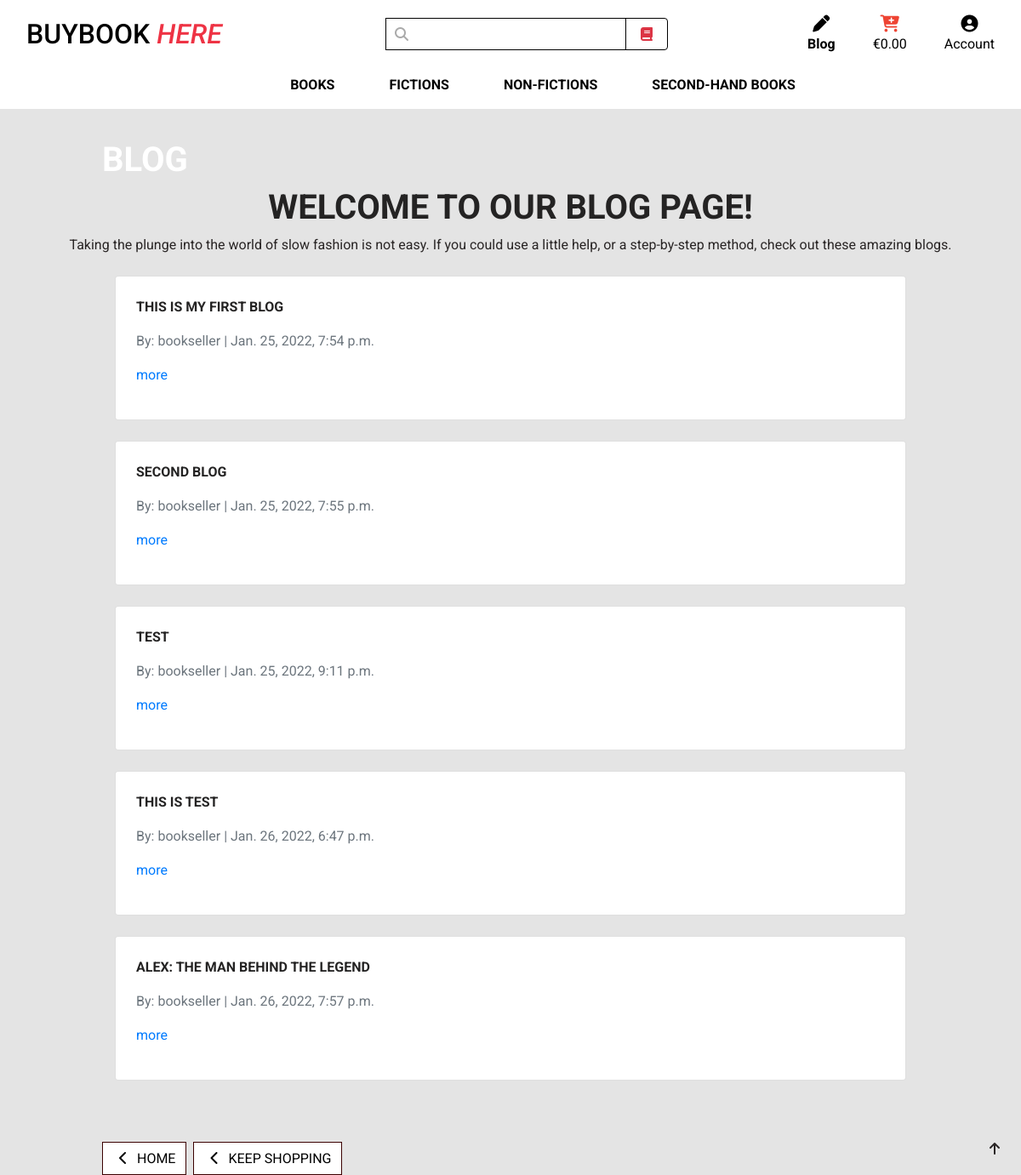
/blog/, run on an earlier commit of the app's database.
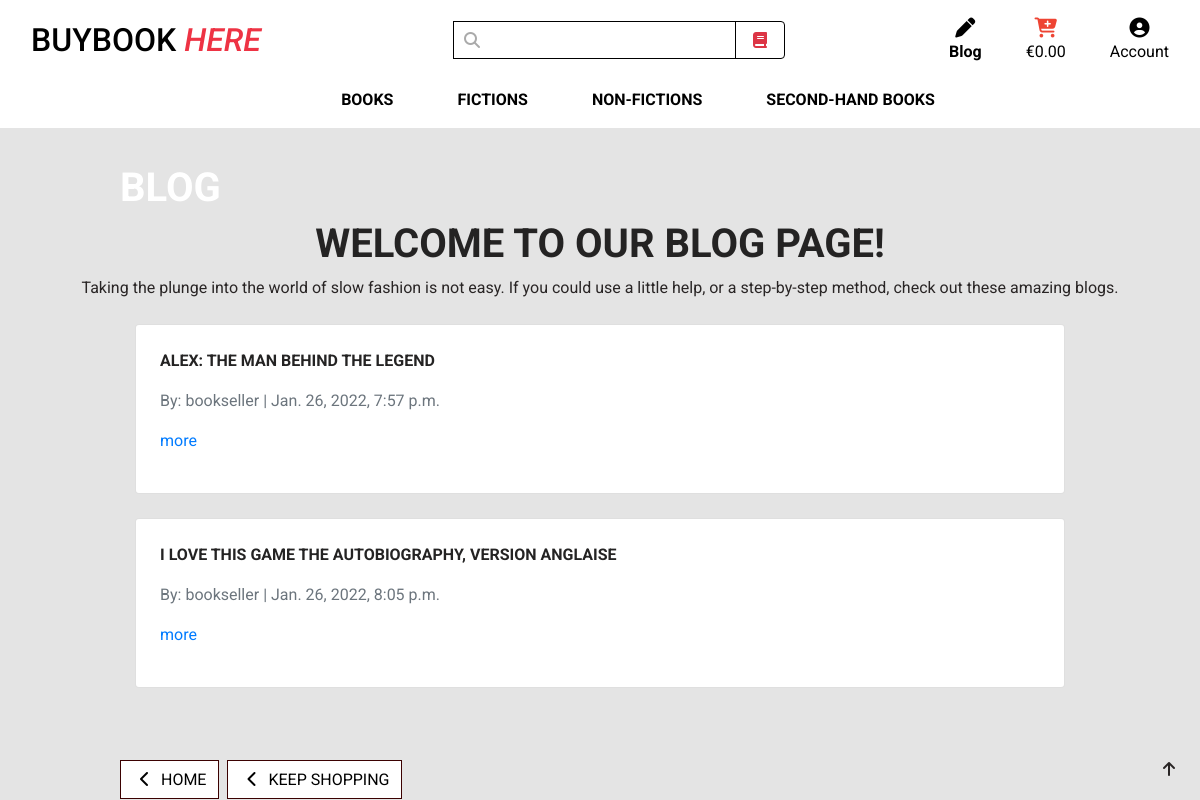
And on a later commit of the database.
### blog/models.py (models this page shows, shortened)
class Blog(models.Model):
    title = models.CharField(max_length=200, unique=True)
    body = models.TextField(blank=False, null=False,
                            default="body")
    image = models.ImageField(blank=True, null=True)
    image_url = models.URLField(max_length=1024, null=True, blank=True)
    author = models.ForeignKey(User, on_delete=models.CASCADE)
    published_date = models.DateTimeField(auto_now_add=True)

### blog/views.py (the view)
# urls.py: path('', views.blog, name='blog'),
def blog(request):
    blogs = Blog.objects.all()
    context = {
        'blogs': blogs,
    }
    return render(request, 'blog/blog.html', context)

### bag/contexts.py (called while the page is built, shortened)
def bag_contents(request):
    bag_items = []
    total = 0
    book_count = 0
    bag = request.session.get('bag', {})
    if total < settings.FREE_DELIVERY_THRESHOLD:
        delivery = total * Decimal(settings.STANDARD_DELIVERY_PERCENTAGE / 100)
        free_delivery_delta = settings.FREE_DELIVERY_THRESHOLD - total
    else:
        delivery = 0
        free_delivery_delta = 0
    grand_total = delivery + total
    context = {
        'bag_items': bag_items,
        'total': total,
        'book_count': book_count,
        'delivery': delivery,
        'free_delivery_delta': free_delivery_delta,
        'free_delivery_threshold': settings.FREE_DELIVERY_THRESHOLD,
        'grand_total': grand_total,
    }
    return context

### blog/templates/blog/blog.html (shortened to what this page needs)
{% extends "base.html" %}
{% load static %}
{% block page_header %}
    <div class="container header-container">
    </div>
{% endblock %}
{% block content %}
    <div class="overlay"></div>
    <div class="container">
   <div class="row">
      <h1 class="logo-font blog-headline img-fluid font-weight-bold text-white">Blog</h1>
   </div>
</div>
<div class="col-12 text-center welcome-blog-text">
   <h1 class="logo-font text-uppercase font-weight-bold text-olive ">Welcome To Our Blog Page!</h1>
   <p>Taking the plunge into the world of slow fashion is not easy.
      If you could use a little help, or a step-by-step method, check out these amazing blogs.</p>
</div>
<div class="container blog-container">
   <div class="card-style-blog">
      <div class="blog-card-body">
         {% for blog in blogs %}
         <div class="card p-4 my-4">
            <p class="font-weight-bold text-uppercase logo-font">{{ blog.title }}</p>
            <p class="text-muted">By: {{ blog.author }} | {{ blog.published_date }}</p>
            <p>{{ blog.intro|truncatechars:150 }}<a href="{% url 'blog_detail' blog.id %}" class="read-on-text">more</a>
            </p>
         </div>
         {% endfor %}
      </div>
   </div>
<div class="row blog-page-btns">
  <div class="text-right mr-2">
     <a href="{% url 'home' %}" class="btn btn-outline-black rounded-0 mt-5">
        <span class="icon">
           <i class="fas fa-chevron-left"></i>
        </span>
        <span class="text-uppercase">Home</span>
     </a>
  </div>
  <div class="text-left">
     <a href="{% url 'books' %}" class="btn btn-outline-black rounded-0 mt-5">
        <span class="icon">
           <i class="fas fa-chevron-left"></i>
        </span>
        <span class="text-uppercase">Keep Shopping</span>
     </a>
  </div>
</div>
</div>
<div class="btt-button">
  <a class="btt-link d-flex h-100">
     <i class="fas fa-arrow-up white-arrow mx-auto my-auto"></i>
  </a>
</div>
{% endblock %}

### templates/base.html (shortened to what this page needs)
{% load static %}
<!doctype html>
<html lang="en">
<head>
    {% block corecss %}
    <link rel="stylesheet" href="https://stackpath.bootstrapcdn.com/bootstrap/4.4.1/css/bootstrap.min.css"
>
    <link rel="stylesheet" href="{% static 'css/base.css' %}">
    {% endblock %}
</head>
<body>
    <header class="container-fluid fixed-top">
        <div id="topnav" class="row bg-white pt-lg-2 d-none d-lg-flex">
            <div class="col-12 col-lg-4 my-auto py-1 py-lg-0 text-center text-lg-left">
                <a href="{% url 'home' %}" class="nav-link main-logo-link">
                    <h2 class="logo-font text-black my-0">Buybook <em style="color:#e34;">here</em> </h2>
                </a>
            </div>
            <div class="col-12 col-lg-4 my-auto py-1 py-lg-0">
                <form method="GET" action="{% url 'books' %}">
                    <div class="input-group w-100 has-search">
                        <input class="form-control border border-black rounded-5" type="text" name="q"
                            placeholder="">
                        <div class="input-group-append">
                            <button class="form-control btn btn-outline-danger border border-black rounded-3" type="submit">
                                <span class="icon">
                                    <i class="fas fa-book"></i>
                                </span>
                            </button>
                        </div>
                    </div>
                </form>
            </div>
            <div class="col-12 col-lg-4 my-auto py-1 py-lg-0">
                <ul class="list-inline list-unstyled text-center text-lg-right my-0">
                    <li class="list-inline-item">
                        <a class="text-info font-weight-bold text-black nav-link"
                            href="{% url 'blog' %}">
                            <div class="text-center">
                                <div><i class="fas fa-pen fa-lg"></i></div>
                                <p class="my-0">
                                    Blog
                                </p>
                            </div>
                        </a>
                    </li>
                    <li class="list-inline-item">
                        <a class="{% if grand_total %}text-info font-weight-bold{% else %}text-black{% endif %} nav-link"
                            href="{% url 'view_bag' %}">
                            <div class="text-center">
                                <div><i class="fas fa-cart-plus fa-lg"></i></div>
                                <p class="my-0">
                                    {% if grand_total %}
                                    €{{ grand_total|floatformat:2 }}
                                    {% else %}
                                    €0.00
                                    {% endif %}
                                </p>
                            </div>
                        </a>
                    </li>
                    <li class="list-inline-item dropdown">
                        <a class="text-black nav-link" href="#" id="user-options" data-toggle="dropdown"
                            aria-haspopup="true" aria-expanded="false">
                            <div class="text-center">
                                <div><i class="fas fa-user-circle fa-lg"></i></div>
                                <p class="my-0">Account</p>
                            </div>
                        </a>
                    </li>
                </ul>
            </div>
        </div>
        <div class="row bg-white">
            <nav class="navbar navbar-expand-lg navbar-light w-100">
                {% include 'includes/mobile-top-header.html' %}
                {% include 'includes/main-nav.html' %}
            </nav>
        </div>
    </header>
    {% block page_header %}
    {% endblock %}
    {% block content %}
    {% endblock %}
  </body>
</html>

### templates/includes/mobile-top-header.html (shortened to what this page needs)
<ul>
</ul>

### templates/includes/main-nav.html (shortened to what this page needs)
<div class="collapse navbar-collapse" id="main-nav">
    <ul class="navbar-nav w-auto mx-auto">
        <li class="nav-item dropdown">
            <a class="logo-font font-weight-bold nav-link text-black mr-5" href="#" id="all-products-link" data-toggle="dropdown" aria-haspopup="true" aria-expanded="false">
                Books
            </a>
        </li>
        <li class="nav-item dropdown">
            <a class="logo-font font-weight-bold nav-link text-black mr-5" href="#" id="clothing-link" data-toggle="dropdown" aria-haspopup="true" aria-expanded="false">
                Fictions
            </a>
        </li>
        <li class="nav-item dropdown">
            <a class="logo-font font-weight-bold nav-link text-black mr-5" href="#" id="homeware-link" data-toggle="dropdown" aria-haspopup="true" aria-expanded="false">
                Non-Fictions
            </a>
        </li>
        <li class="nav-item dropdown">
            <a class="logo-font font-weight-bold nav-link text-black" href="#" id="specials-link" data-toggle="dropdown" aria-haspopup="true" aria-expanded="false">
                Second-hand books
            </a>
        </li>
    </ul>
</div>

### static/css/base.css (style rules this page uses)
html { height: 100%; }
body { background: url('/media/homepage_background_bookstore.png') no-repeat center center fixed; background-size: cover; height: calc(100vh - 164px); color: rgb(41, 37, 37); font-family: 'Roboto', sans-serif; }
.icon { align-items: center; display: inline-flex; justify-content: center; height: 1.5rem; width: 1.5rem; }
.has-search { padding-left: 2.375rem; }
.fa-cart-plus { color: #e43; }
.logo-font { text-transform: uppercase; color: rgb(36, 35, 35); }
.main-logo-link { width: fit-content; }
.btn-outline-black { background: white; color: black !important; border: 1px solid rgb(59, 1, 1); }
.text-black { color: #000 !important; }
.border-black { border: 1.5px solid black !important; }
.btt-button { height: 42px; width: 42px; position: fixed; bottom: 10px; right: 10px; }
.btt-link, .update-link, .remove-item { cursor: pointer; }
input[name='q']::placeholder { color: #aab7c4; }
@media (min-width: 1200px) { .container { max-width: 80%; } }
@media (min-width: 992px) { .header-container { padding-top: 164px; } }

What changed in the data, as far as the page shows it:
removed Blog: title "THIS IS MY FIRST BLOG", author "bookseller", published_date "Jan. 25, 2022, 7:54 p.m."
removed Blog: title "SECOND BLOG", author "bookseller", published_date "Jan. 25, 2022, 7:55 p.m."
removed Blog: title "TEST", author "bookseller", published_date "Jan. 25, 2022, 9:11 p.m."
removed Blog: title "THIS IS TEST", author "bookseller", published_date "Jan. 26, 2022, 6:47 p.m."
added Blog: title "I LOVE THIS GAME THE AUTOBIOGRAPHY, VERSION ANGLAISE", author "bookseller", published_date "Jan. 26, 2022, 8:05 p.m."
